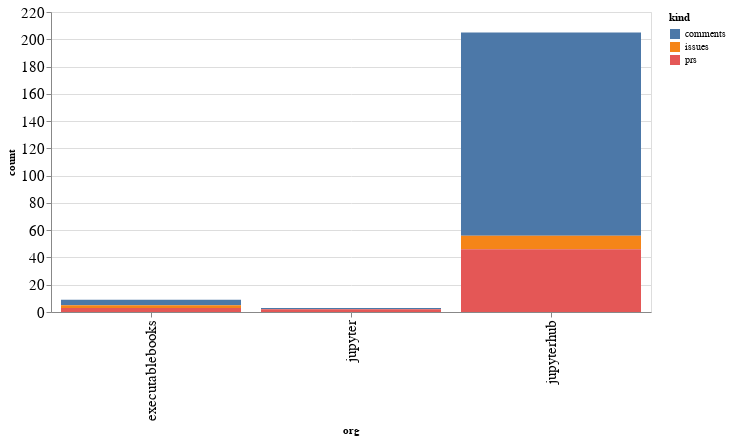

Notebook cell for this chart:
### Code cell
alt.Chart(org_summaries, width=600).mark_bar().encode(
    x='org',
    y='count',
    color='kind',
    tooltip="org"
)

### Figure 1 — Vega-Lite specification as saved in the notebook (floating-point values rounded to 4 significant figures)
{"config": {"axisLeft": {"labelFontSize": 15}, "axisBottom": {"labelFontSize": 15}}, "data": {"name": "data-b069cf3f49ae2dde6757216d160014e5"}, "mark": "bar", "encoding": {"color": {"type": "nominal", "field": "kind"}, "tooltip": {"type": "nominal", "field": "org"}, "x": {"type": "nominal", "field": "org"}, "y": {"type": "quantitative", "field": "count"}}, "width": 600, "$schema": "https://vega.github.io/schema/vega-lite/v4.8.1.json", "datasets": {"data-b069cf3f49ae2dde6757216d160014e5": [{"org": "executablebooks", "kind": "comments", "count": 4}, {"org": "executablebooks", "kind": "issues", "count": 2}, {"org": "executablebooks", "kind": "prs", "count": 3}, {"org": "jupyter", "kind": "comments", "count": 1}, {"org": "jupyter", "kind": "prs", "count": 2}, {"org": "jupyterhub", "kind": "comments", "count": 149}, {"org": "jupyterhub", "kind": "issues", "count": 10}, {"org": "jupyterhub", "kind": "prs", "count": 46}]}}
